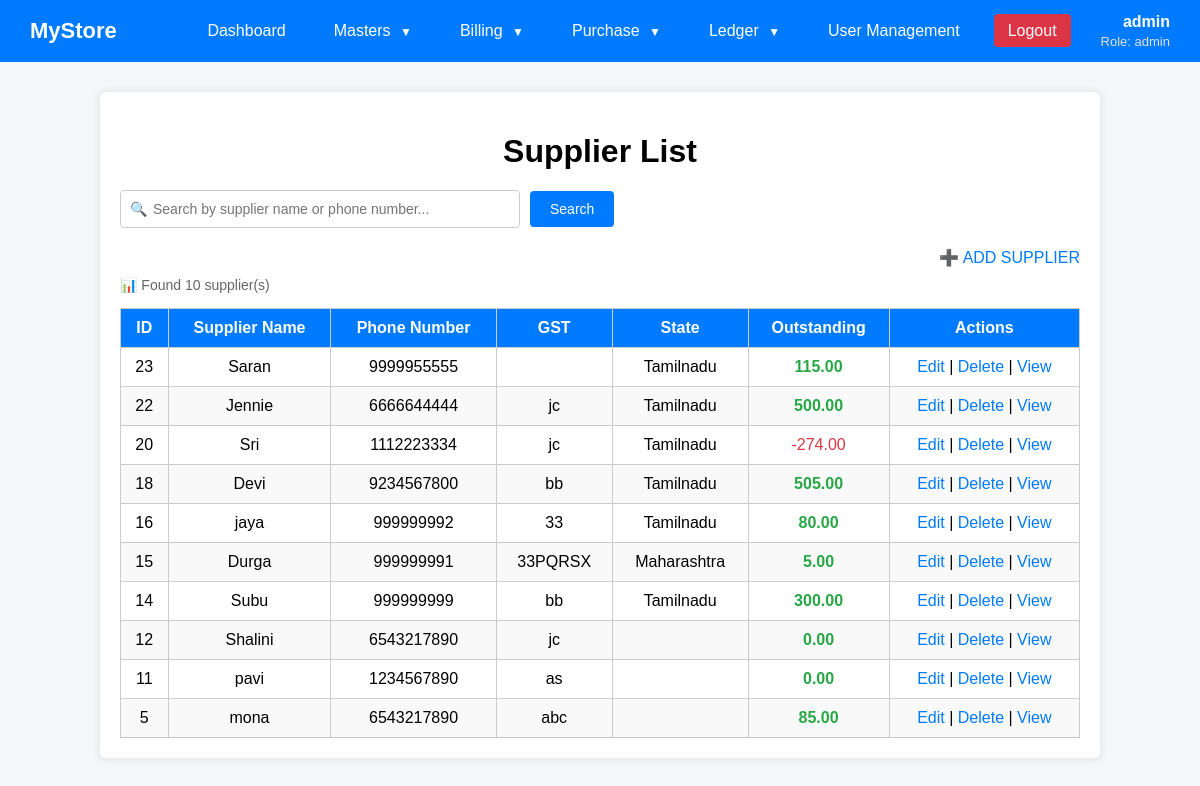
/supplier_display.php (signed in), run on the app's committed database.
### tables this page shows
CREATE TABLE `suppliers` (
  `id` int(11) NOT NULL,
  `suppliers_name` varchar(50) NOT NULL,
  `phoneno` varchar(10) NOT NULL,
  `email` varchar(200) NOT NULL,
  `sup_address` varchar(200) NOT NULL,
  `gst_no` varchar(50) NOT NULL,
  `created_at` timestamp NOT NULL DEFAULT CURRENT_TIMESTAMP,
  `updated_at` timestamp NOT NULL DEFAULT CURRENT_TIMESTAMP ON UPDATE CURRENT_TIMESTAMP,
  `city` varchar(50) NOT NULL,
  `opening_amt` int(11) NOT NULL,
  `sup_state` varchar(50) NOT NULL
);

### functions.php (called while the page is built, shortened)
<?php
function purchase($supid)
{
    include "db.php";
    $purchase_query="SELECT COUNT(supplier_id) as count ,sum(grand_total) as total from purchase WHERE supplier_id=$supid";
    $pur = $conn->prepare($purchase_query);
    $pur->execute();
    $purchases = $pur->get_result();
    $entry = $purchases->fetch_assoc();
    return $entry;
}
function sup_payment($supid)
{
    include "db.php";
    $purchase_query="SELECT sum(dr.total) as tot from  (SELECT ABS(sum(amt)) as total from cash_in_hand where payee=$supid UNION SELECT ABS(sum(amt)) as total from bank_ledger where payee=$supid ) as dr";
    $pur = $conn->prepare($purchase_query);
    $pur->execute();
    $purchases = $pur->get_result();
    $entry = $purchases->fetch_assoc();
    return $entry['tot'];
}
function sup_outstanding($supid)
{
    $total_purchase=purchase($supid);
    $total_payment=sup_payment($supid);
    $outstand=$total_purchase['total']-$total_payment;
    return $outstand;
}
?>

### supplier_display.php (the view, shortened to what this page needs)
<?php
include "db.php";
include "functions.php";
$search = $_GET['search'] ?? "";
if (!empty($search)) {
    $sql = "SELECT * FROM suppliers
            WHERE suppliers_name LIKE ? OR phoneno LIKE ?
            ORDER BY created_at DESC";
    $stmt = $conn->prepare($sql);
    $like = "%$search%";
    $stmt->bind_param("ss", $like, $like);
    $stmt->execute();
    $res = $stmt->get_result();
} else {
    $res = $conn->query("select * from suppliers order by created_at desc");
}
?>
<!DOCTYPE html>
<html>
<head>
</head>
<body>
    <?php include "dashboard.php"; ?>
<div class="container">
    <h1>Supplier List</h1>
    <form method="get" id="searchForm">
        <div class="search-section">
            <div class="search-wrapper">
                <input type="text"
                       name="search"
                       id="searchInput"
                       class="search-input"
                       placeholder="Search by supplier name or phone number..."
                       value="<?= htmlspecialchars($search) ?>"
                       autocomplete="off">
            </div>
            <button type="submit" class="search-button"> Search</button>
        </div>
    </form>
    <div class="top-links">
        <a href="supplier.php">➕ ADD SUPPLIER</a>
    </div>
    <div class="results-count">
        📊 Found <?= $res->num_rows ?> supplier(s)
    </div>
     <table>
        <thead>
            <tr>
                <th>ID</th>
                <th>Supplier Name</th>
                <th>Phone Number</th>
                <th>GST</th>
                <th>State</th>
                <th>Outstanding</th>
                <th>Actions</th>
            </tr>
        </thead>
        <tbody>
        <?php if($res->num_rows > 0) :?>
            <?php while($row = $res->fetch_assoc()) :?>
                <?php
                $outstanding = sup_outstanding($row['id']);
                $outstanding_class = $outstanding < 0 ? 'negative-outstanding' : 'outstanding-amount';
                ?>
                <tr>
                    <td><?php echo $row['id']; ?></td>
                    <td><?php echo htmlspecialchars($row['suppliers_name']); ?></td>
                    <td><?php echo htmlspecialchars($row['phoneno']); ?></td>
                    <td><?php echo htmlspecialchars($row['gst_no']); ?></td>
                    <td><?php echo htmlspecialchars($row['sup_state']); ?></td>
                    <td class="<?php echo $outstanding_class; ?>">
                        <?php echo number_format($outstanding, 2); ?>
                    </td>
                    <td>
                        <a href="edit_supplier.php?id=<?php echo $row['id']; ?>">Edit</a> |
                        <a href="delete_supplier.php?id=<?php echo $row['id']; ?>" onclick="return confirm('Are you sure you want to delete this supplier?')">Delete</a> |
                        <a href="sup_ledger.php?supplier_id=<?php echo $row['id']; ?>">View</a>
                    </td>
                </tr>
            <?php endwhile; ?>
        <?php endif; ?>
        </tbody>
     </table>
</div>
</body>
</html>

### supplier_display.php (style rules this page uses)
body { font-family: Arial, sans-serif; background: #f4f6f8; display: flex; justify-content: center; align-items: center; min-height: 100vh; margin: 0; background: #f0f0f0; }
.container { width: 80%; margin: 50px auto; background: white; padding: 20px; border-radius: 6px; box-shadow: 0 0 10px rgba(0,0,0,0.1); }
h1 { text-align: center; margin-bottom: 20px; }
table { width: 100%; border-collapse: collapse; }
th, td { padding: 10px; border: 1px solid #ccc; text-align: center; }
th { background: #007bff; color: white; }
tr:nth-child(even) { background: #f9f9f9; }
a { text-decoration: none; color: #007bff; }
.top-links { text-align: right; margin-bottom: 10px; }
.search-section { margin-bottom: 20px; display: flex; gap: 10px; align-items: center; flex-wrap: wrap; }
.search-wrapper { position: relative; flex: 1; max-width: 400px; }
.search-input { width: 100%; padding: 10px; border: 1px solid #ccc; border-radius: 4px; font-size: 14px; box-sizing: border-box; }
.search-button { padding: 10px 20px; background: #007bff; color: white; border: none; border-radius: 4px; cursor: pointer; font-size: 14px; }
.results-count { margin-bottom: 15px; font-size: 14px; color: #666; }
.search-wrapper::before { content: "🔍"; position: absolute; left: 10px; top: 50%; transform: translateY(-50%); font-size: 14px; color: #999; pointer-events: none; }
.search-input { padding-left: 32px; }
.outstanding-amount { font-weight: bold; color: #28a745; }
.negative-outstanding { color: #dc3545; }

### dashboard.php (style rules this page uses)
body { margin: 0; font-family: Arial, sans-serif; background: #f4f6f8; padding-top: 25px; }

### data on the page
suppliers: id "23", suppliers_name "Saran", phoneno "9999955555", sup_state "Tamilnadu", outstanding "115.00"
suppliers: id "22", suppliers_name "Jennie", phoneno "6666644444", gst_no "jc", sup_state "Tamilnadu", outstanding "500.00"
suppliers: id "20", suppliers_name "Sri", phoneno "1112223334", gst_no "jc", sup_state "Tamilnadu", outstanding "-274.00"
suppliers: id "18", suppliers_name "Devi", phoneno "9234567800", gst_no "bb", sup_state "Tamilnadu", outstanding "505.00"
suppliers: id "16", suppliers_name "jaya", phoneno "999999992", gst_no "33", sup_state "Tamilnadu", outstanding "80.00"
suppliers: id "15", suppliers_name "Durga", phoneno "999999991", gst_no "33PQRSX", sup_state "Maharashtra", outstanding "5.00"
suppliers: id "14", suppliers_name "Subu", phoneno "999999999", gst_no "bb", sup_state "Tamilnadu", outstanding "300.00"
suppliers: id "12", suppliers_name "Shalini", phoneno "6543217890", gst_no "jc", outstanding "0.00"
suppliers: id "11", suppliers_name "pavi", phoneno "1234567890", gst_no "as", outstanding "0.00"
suppliers: id "5", suppliers_name "mona", phoneno "6543217890", gst_no "abc", outstanding "85.00"

### other printed values
$_SESSION['username'] "admin"
$_SESSION['role'] "admin"
$res->num_rows "10"
